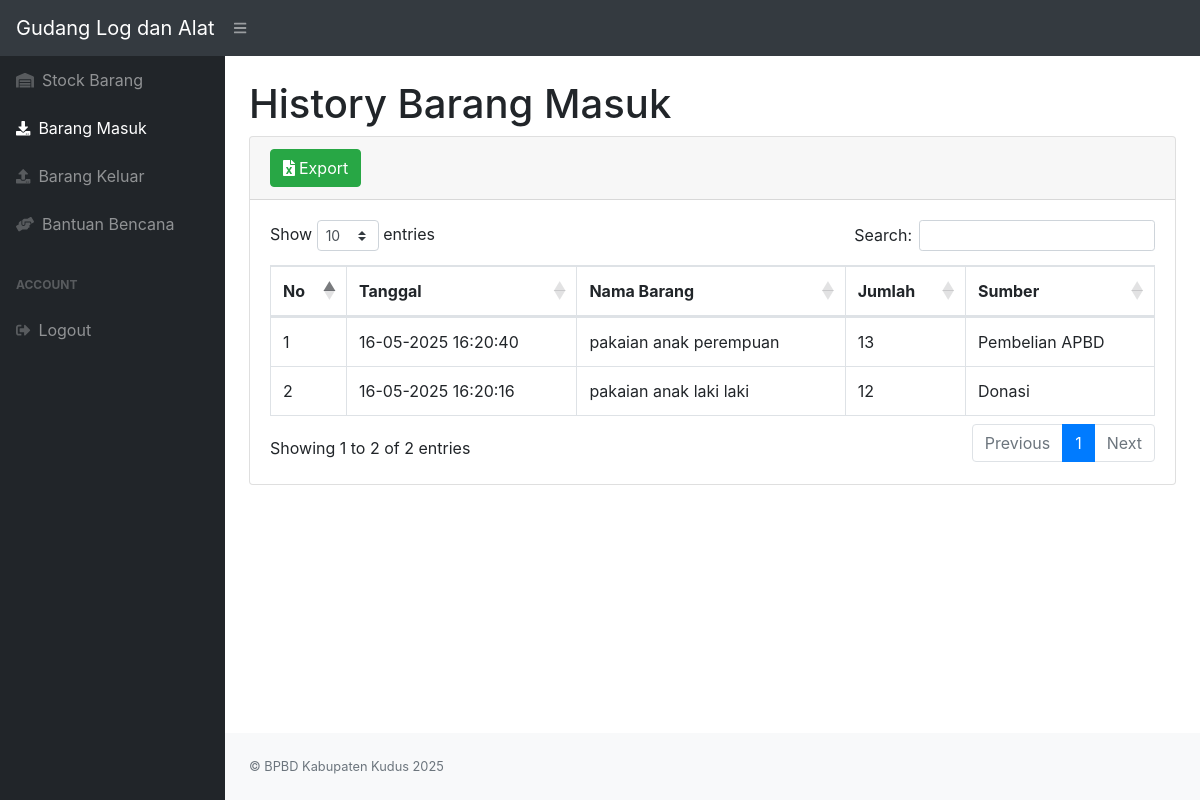
The app's page /masuk.php (signed in) with its own data.
### tables this page shows
CREATE TABLE `masuk` (
  `idmasuk` int(11) NOT NULL,
  `idbarang` int(11) NOT NULL,
  `tanggal` timestamp NOT NULL DEFAULT current_timestamp(),
  `jumlah` int(11) NOT NULL,
  `sumber` varchar(50) NOT NULL DEFAULT '''Input Stock Awal''',
  `qty` int(11) NOT NULL
);

CREATE TABLE `stock` (
  `idbarang` int(11) NOT NULL,
  `namabarang` varchar(30) NOT NULL,
  `deskripsi` varchar(50) NOT NULL,
  `stock` int(11) NOT NULL
);

### masuk.php (the view, shortened to what this page needs)
<?php
require 'function.php';
?>
<!DOCTYPE html>
<html lang="en">
<head>
    <link href="css/styles.css" rel="stylesheet" />
    <link href="https://cdn.datatables.net/1.10.20/css/dataTables.bootstrap4.min.css" rel="stylesheet" />
</head>
<body class="sb-nav-fixed">
    <nav class="sb-topnav navbar navbar-expand navbar-dark bg-dark">
        <a class="navbar-brand d-flex align-items-center" href="index.php">
            <span>Gudang Log dan Alat</span>
        </a>
        <button class="btn btn-link btn-sm order-1 order-lg-0" id="sidebarToggle" href="#"><i class="fas fa-bars"></i></button>
    </nav>
    <div id="layoutSidenav">
        <div id="layoutSidenav_nav">
            <nav class="sb-sidenav accordion sb-sidenav-dark" id="sidenavAccordion">
                <div class="sb-sidenav-menu">
                    <div class="nav">
                        <a class="nav-link" href="index.php">
                            <div class="sb-nav-link-icon"><i class="fas fa-warehouse"></i></div>
                            Stock Barang
                        </a>
                        <a class="nav-link active" href="masuk.php">
                            <div class="sb-nav-link-icon"><i class="fas fa-download"></i></div>
                            Barang Masuk
                        </a>
                        <a class="nav-link" href="keluar.php">
                            <div class="sb-nav-link-icon"><i class="fas fa-upload"></i></div>
                            Barang Keluar
                        </a>
                        <a class="nav-link" href="bantuan.php">
                            <div class="sb-nav-link-icon"><i class="fas fa-hands-helping"></i></div>
                            Bantuan Bencana
                        </a>
                        <div class="sb-sidenav-menu-heading">Account</div>
                        <a class="nav-link" href="logout.php">
                            <div class="sb-nav-link-icon"><i class="fas fa-sign-out-alt"></i></div>
                            Logout
                        </a>
                    </div>
                </div>
            </nav>
        </div>
        <div id="layoutSidenav_content">
            <main>
                <div class="container-fluid">
                    <h1 class="mt-4">History Barang Masuk</h1>
                    <div class="card mb-4">
                        <div class="card-header d-flex justify-content-between align-items-center">
                            <div>
                                <a type="button" class="btn btn-success" href="exportmasuk.php">
                                    <i class="fas fa-file-excel mr-1"></i>Export
                                </a>
                            </div>
                        </div>
                        <div class="card-body">
                            <div class="table-responsive">
                                <table class="table table-bordered" id="dataTable" width="100%" cellspacing="0">
                                    <thead>
                                        <tr>
                                            <th>No</th>
                                            <th>Tanggal</th>
                                            <th>Nama Barang</th>
                                            <th>Jumlah</th>
                                            <th>Sumber</th>
                                        </tr>
                                    </thead>
                                    <tbody>
                                        <?php
                                        $query = mysqli_query($conn, "SELECT m.*, s.namabarang
                                                                    FROM masuk m
                                                                    JOIN stock s ON m.idbarang = s.idbarang
                                                                    ORDER BY m.tanggal DESC");
                                        $i = 1;
                                        while($data = mysqli_fetch_array($query)){
                                        ?>
                                        <tr>
                                            <td><?=$i++?></td>
                                            <td><?=date('d-m-Y H:i:s', strtotime($data['tanggal']))?></td>
                                            <td><?=$data['namabarang']?></td>
                                            <td><?=$data['jumlah']?></td>
                                            <td><?=$data['sumber']?></td>
                                        </tr>
                                        <?php
                                        }
                                        ?>
                                    </tbody>
                                </table>
                            </div>
                        </div>
                    </div>
                </div>
            </main>
            <footer class="py-4 bg-light mt-auto">
                <div class="container-fluid">
                    <div class="d-flex align-items-center justify-content-between small">
                        <div class="text-muted">&copy; BPBD Kabupaten Kudus <?= date('Y') ?></div>
                    </div>
                </div>
            </footer>
        </div>
    </div>
</body>
</html>

### records on screen
masuk: tanggal "16-05-2025 16:20:40", idbarang.namabarang "pakaian anak perempuan", jumlah "13", sumber "Pembelian APBD"
masuk: tanggal "16-05-2025 16:20:16", idbarang.namabarang "pakaian anak laki laki", jumlah "12", sumber "Donasi"
